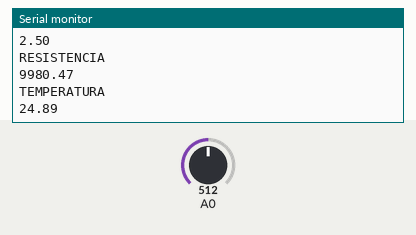
This sketch was run on a simulated Arduino Uno, built with avr-gcc and run on an emulated ATmega328P. On the bench: the last lines printed to the serial monitor. The inputs (shaded band) are chosen by the test bench; at power-on: A0 = 512.

Above: at 1.8 s.
1.9 s: A0 set to 0
At 2.7 s:
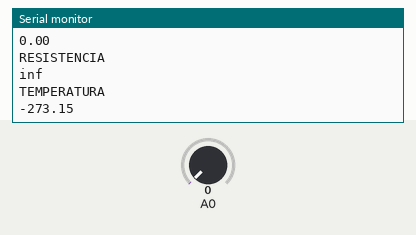
4.5 s: A0 set to 122
At 5.8 s:
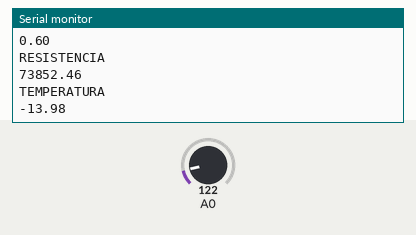
Timing chart, 0 to 7.5 s (numbered marks = the images above; inputs shaded):
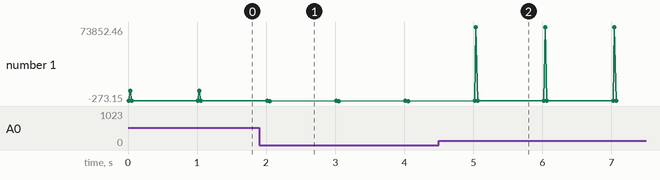

Measured:
- after the input at 1.9 s, the serial monitor: prints a new line after 0.11 s (image 1)
- after the input at 4.5 s, the serial monitor: prints a new line after 0.52 s (image 2)
- plotted number 1: 24.89 → -273.15 after the input at 1.9 s, -273.15 → -13.98 after the input at 4.5 s

The sketch:

Practica7_ej1.ino
```cpp
void setup() {
  pinMode(A0,INPUT);
  Serial.begin(9600);//velocidad de refresco

}

void loop() {
  float valor = (float) analogRead(A0);
  float voltaje = (valor*5.0)/1023.0;
  float resistance = (50000.0-voltaje*10000.0)/voltaje;
  float temperature = 1/((1.0/298.0)+(1.0/3977.0)*log(resistance/10000.0));
  float celsius = temperature-273.15;
  Serial.println("VOLTAJE");
  Serial.println(voltaje);
  Serial.println("RESISTENCIA");
  Serial.println(resistance);
  Serial.println("TEMPERATURA");
  Serial.println(celsius);
  delay(1000);
}
```
